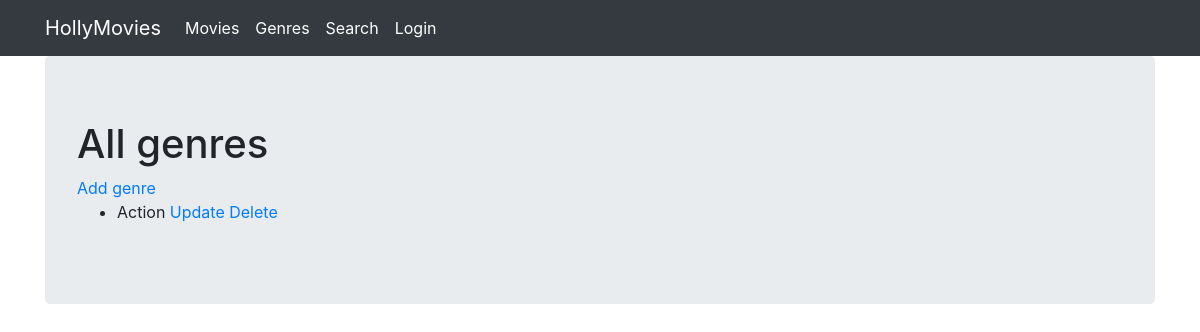
Page /genres on the earlier database version.
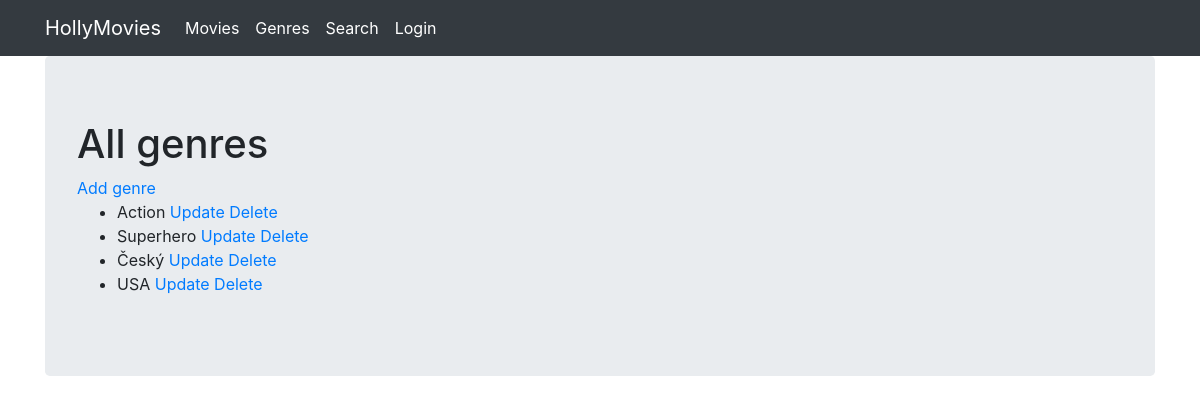
Same page on the later database version.
### viewer/models.py (models this page shows)
class Genre(Model):
  name = CharField(max_length=128)

### viewer/views.py (the view)
# urls.py: path('genres', GenresView.as_view(), name='genres'), #Class based view
class GenresView(ListView):
  template_name = 'genres.html'
  model = Genre

### viewer/templates/genres.html
{% extends "base.html" %}
{% block content %}
  <h1>All genres</h1>
    <a href="{% url 'genre_create' %}"> Add genre </a>
  <ul>
    {% for genre in object_list %}
      <li>
          {{ genre.name }}
          <a href="{% url 'genre_update' genre.pk %}"> Update </a>
      <a href="{% url 'genre_delete' genre.pk %}"> Delete </a>
      </li>
    {% endfor %}
  </ul>
{% endblock %}

Differences in the rows shown:
added Genre: name "Superhero"
added Genre: name "Český"
added Genre: name "USA"
